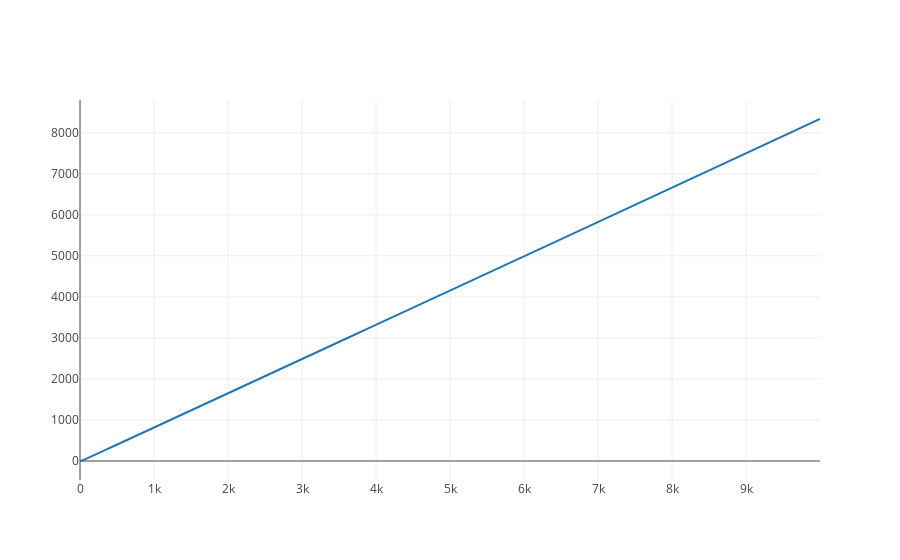

Source (notebook cell):
### Code cell
iplot(go.Figure(data=[go.Scatter(x=list(range(10000)),y=history.mean(axis=1).cumsum())]))

### Figure 1 — Plotly figure (JSON) as saved in the notebook; plotly's stock layout.template omitted (floating-point values rounded to 4 significant figures; data arrays with more than 128 entries replaced by an {"elided": "..."} marker saying what was removed)
{"data": [{"type": "scatter", "uid": "61b6a272-8aa3-11e9-9686-00163e905e1a", "x": {"elided": "10000 int values"}, "y": {"elided": "10000 float values"}}], "layout": {"autosize": true, "xaxis": {"autorange": true, "range": [0, 9999], "type": "linear"}, "yaxis": {"autorange": true, "range": [-463.0, 8800.0], "type": "linear"}}}
